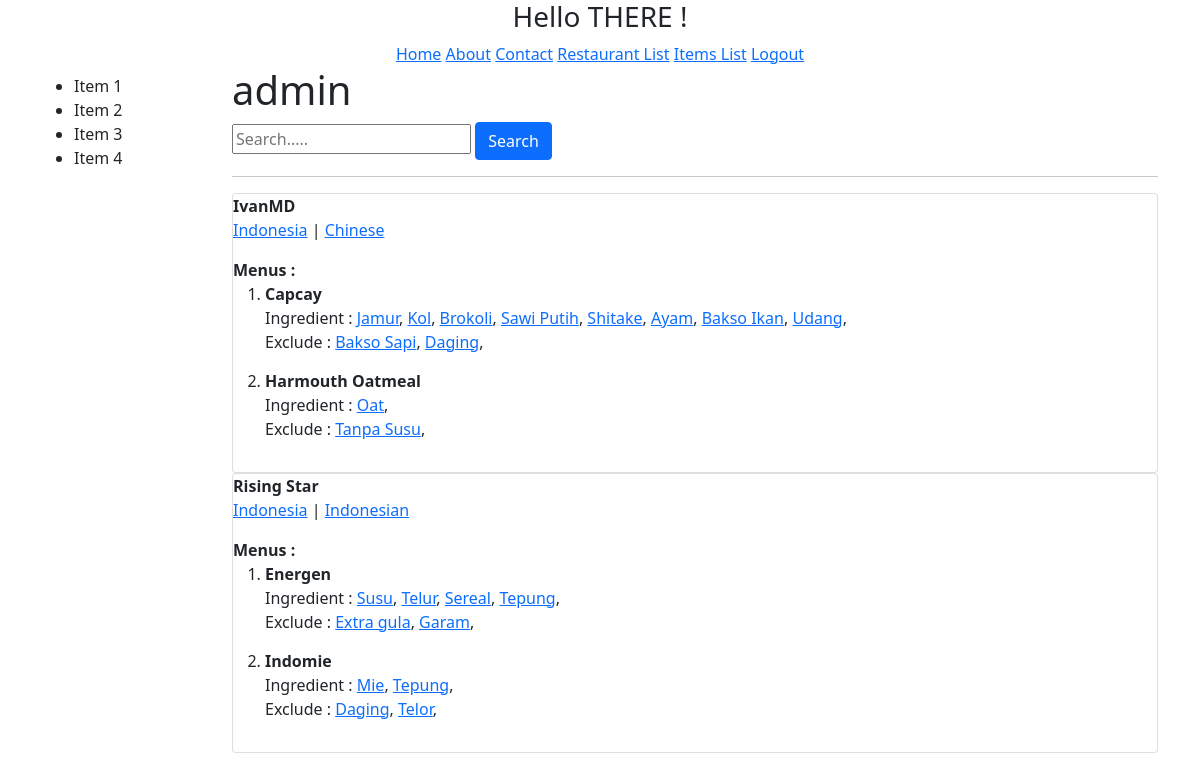
The app's page /u/admin/, older data.
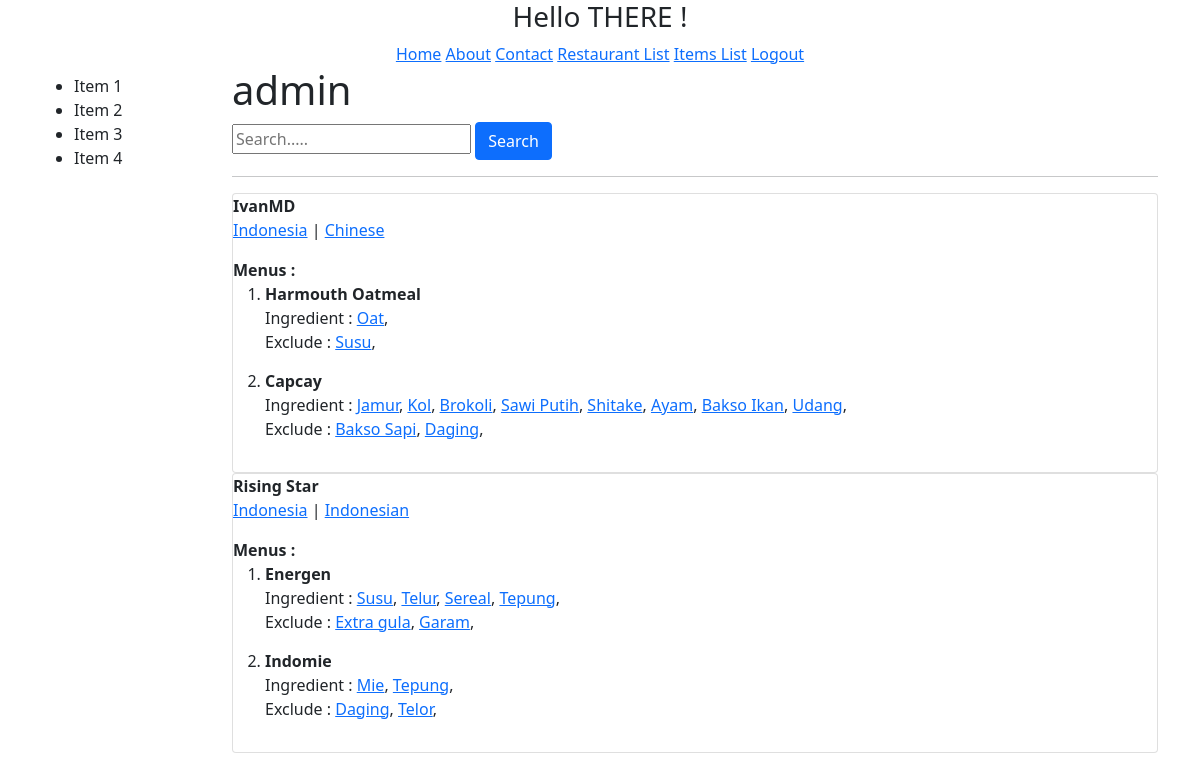
The same page, newer data.
### restaurants/models.py (models this page shows, shortened)
class RestaurantLocation(models.Model):
    owner = models.ForeignKey(User, on_delete=models.CASCADE, default=1)
    name = models.CharField(max_length=100)
    location = models.CharField(max_length=200, null=True, blank=True)
    category = models.CharField(max_length=200, null=True, blank=True, validators = [validate_category])
    timestamp = models.DateTimeField(auto_now_add=True)
    updated = models.DateTimeField(auto_now=True)
    my_date_field = models.DateField(auto_now=True)
    slug = models.SlugField(null=True, blank=True)
    objects = RestaurantLocationManager() # add Model.objects.all()
    def __str__(self):
        return self.name + ' - ' + self.location
    @property
    def title(self):
        return self.name

### menus/models.py (models this page shows, shortened)
class Item(models.Model):
    user = models.ForeignKey(settings.AUTH_USER_MODEL, on_delete=models.CASCADE)
    restaurant = models.ForeignKey(RestaurantLocation, on_delete=models.CASCADE)
    name = models.CharField(max_length=120)
    contents = models.TextField(help_text='Separate each item by comma')
    excludes = models.TextField(blank=True, null=True, help_text='Separate each item by comma')
    public = models.BooleanField(default=True)
    timestamp = models.DateTimeField(auto_now_add=True)
    updated = models.DateTimeField(auto_now=True)
    image_url = models.URLField(max_length=500, blank=True, null=True)
    class Meta : # Sorting on descending for -
        ordering = ['-updated', '-timestamp']
    def __str__(self):
        return self.name
    def get_contents(self):
        return self.contents.split(",")
    def get_excludes(self):
        return self.excludes.split(",")

### profiles/views.py (the view)
# urls.py: re_path(r'(?P<username>[\w-]+)/$', ProfileDetailView.as_view(), name='detail'),
class ProfileDetailView(DetailView):
    template_name = 'profiles/user.html'
    def get_object(self) :
        username = self.kwargs.get("username")
        if username is None :
            raise Http404
        return get_object_or_404(User, username__iexact = username, is_active = True)
    def get_context_data(self, *args, **kwargs) :
        context = super(ProfileDetailView, self).get_context_data(*args, **kwargs)
        user = context['user']
        query = self.request.GET.get('q')
        item_exists = Item.objects.filter(user=user).exists()
        qs = RestaurantLocation.objects.filter(owner=user).search(query)
        if item_exists and qs.exists():
            context['locations'] = qs
        return context

### restaurants/models.py (called while the page is built, shortened)
    def search(self, query):
        return self

    def get_queryset(self):
        return RestaurantLocationQuerySet(self.model, using=self._db)

### profiles/templates/profiles/user.html (shortened to what this page needs)
{% extends "base.html" %}
{% block content %}
    <h1>{{ user.username }}</h1>
    <form action="." class="form" method='GET'>
        <input type="text" placeholder="Search....." name="q" value="{{ request.GET.q }}">
        <button type="submit" class="btn btn-primary">Search</button>
    </form>
    <hr>
    {% if locations %}
        {% for restaurants in locations %}
            <div class="row">
                <div class="col-sm-12">
                    <div class="card">
                    <b>{{ restaurants.title }}</b>
                    <p><a href="{{ request.path }}?q={{ restaurants.location }}">{{ restaurants.location }}</a> |
                        <a href="{{ request.path }}?q={{ restaurants.category }}">{{ restaurants.category }}</a></p>
                    <b>Menus : </b>
                        <ol>
                            {% for items in restaurants.item_set.all %}
                                <li style="margin-bottom : 15px"><b>{{ items.name }}</b><br>
                                    Ingredient :
                                    {% for ingredient in items.get_contents %}
                                        <a href="{{ request.path }}?q={{ ingredient }}">{{ ingredient }}</a>,
                                    {% endfor %}
                                    <br>
                                    Exclude :
                                    {% for exclude in items.get_excludes %}
                                        <a href="{{ request.path }}?q={{ exclude }}">{{ exclude }}</a>,
                                    {% endfor %}
                                </li>
                            {% endfor %}
                        </ol>
                    </div>
                </div>
            </div>
        {% endfor %}
    {% else %}
        <p class="lead">No item available</p>
    {% endif %}
{% endblock content %}

### LearnMVC/template/base.html (shortened to what this page needs)
<!DOCTYPE html>
<html lang="en">
  <head>
    {% include 'snippets/css.html' %}
  </head>
  <body>
      <div class="container">
            {% include 'snippets/nav.html' %}
            <div class="row">
                <div class="col-md-2">
                    {% include 'snippets/sidebar.html' %}
                </div>
                <div class="col-md-10">
                    {% block content %}
                    {% endblock content %}
                </div>
            </div>
      </div>
  </body>
</html>

### LearnMVC/template/snippets/css.html (shortened to what this page needs)
<link href="https://cdn.jsdelivr.net/npm/bootstrap@5.1.3/dist/css/bootstrap.min.css" rel="stylesheet">

### LearnMVC/template/snippets/nav.html
<h3 style="text-align:center">Hello THERE !</h3>
<div style="text-align: center;">
    <a href="{% url 'home' %}">Home</a>
    <a href="{% url 'about' %}">About</a>
    <a href="{% url 'contact' %}">Contact</a>
    <a href="{% url 'restaurants:list' %}">Restaurant List</a>
    <a href="{% url 'menus:list' %}">Items List</a>
    {% if user.is_authenticated %}
        <a href="{% url 'logout' %}">Logout</a>
    {% else %}
        <a href="{% url 'login' %}">Login</a>
    {% endif %}
</div>

### LearnMVC/template/snippets/sidebar.html
<ul>
    <li>Item 1</li>
    <li>Item 2</li>
    <li>Item 3</li>
    <li>Item 4</li>
</ul>

Row changes from the older to the newer data that the page shows:
changed RestaurantLocation "IvanMD": gains Item (name "Harmouth Oatmeal", get_contents "Oat", get_excludes "Susu"); loses Item (name "Harmouth Oatmeal", get_contents "Oat", get_excludes "Tanpa Susu")
changed Item "Harmouth Oatmeal": moves up the list
